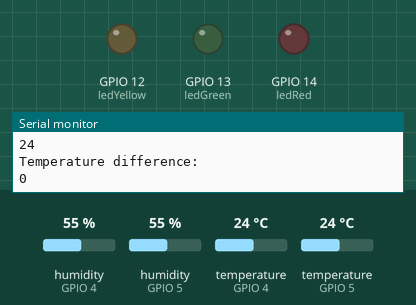
A sketch run on a simulated ESP8266 (NodeMCU). Parts: output pins drawn as LEDs (lit = HIGH), the last lines printed to the serial monitor. The test bench sets the inputs (shaded band); at power-on: temperature (sensors on GPIO 4, GPIO 5) 24 °C, humidity (sensors on GPIO 4, GPIO 5) 55 %. WiFi joins after 1.5 s; servers stay silent unless stated; uploads are accepted with an empty reply.

Above: at 2.7 s.
2.8 s: temperature (sensor on GPIO 4) set to 12 °C
At 4.0 s:
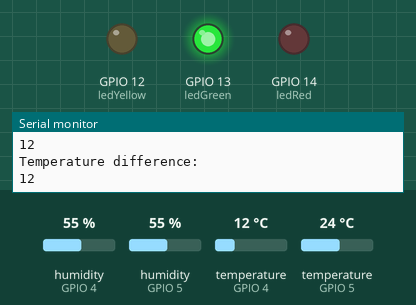
4.6 s: temperature (sensor on GPIO 5) set to 21 °C
6.8 s: temperature (sensor on GPIO 5) set to 18 °C
At 8.1 s:
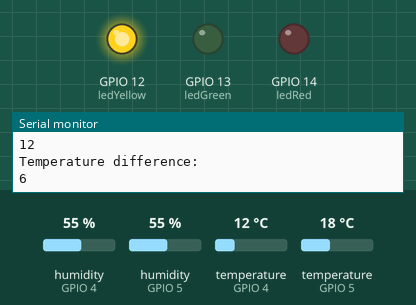
8.6 s: temperature (sensor on GPIO 4) set to 15 °C
At 10.0 s:
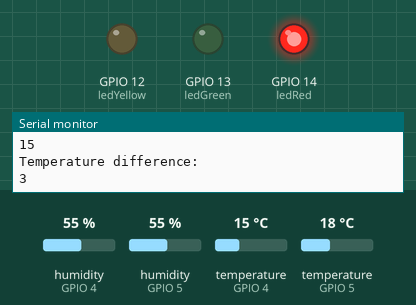
11.1 s: temperature (sensor on GPIO 4) set to 21 °C
13.5 s: temperature (sensor on GPIO 4) set to 24 °C
At 14.0 s:
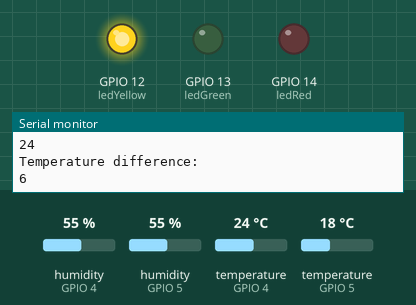
Timing chart, 0 to 16.3 s (numbered marks = the images above; inputs shaded):
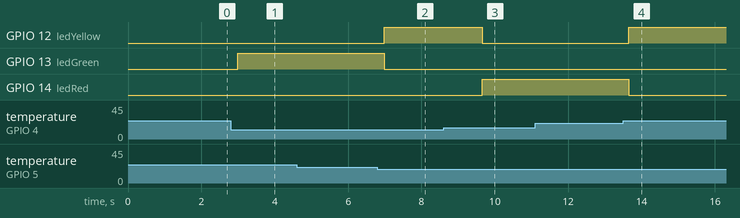

The sketch:

smiley_projekt.ino
```cpp
// Link til DHT11 sensor tutorial:
// https://create.arduino.cc/projecthub/Arca_Ege/using-dht11-b0f365?ref=platform&ref_id=424_trending___&offset=3

// Importerer dht11 library
#include <dht11.h>

#include <ESP8266HTTPClient.h>
#include <ESP8266WiFi.h>

// Definerer at den første temp sensor skal køre på pin 5
#define DHT11PIN_1 5

// Definerer at den anden temp sensor skal køre på pin 4
#define DHT11PIN_2 4

// WiFi parameters
const char* ssid = "flennersphone";
const char* password = "hejmeddig";

int chk_1;
int chk_2;

// Deklarer en dht11 variabel til den første temp sensor
dht11 DHT11_1;

// Deklarer en dht11 variabel til den anden temp sensor
dht11 DHT11_2;

// Deklarer int datatyper til at gemme den første temp sensors - temperatur og humidity
int humidity_1;
int temperature_1;


// Deklarer int datatyper til at gemme den anden temp sensors - temperatur og humidity
int humidity_2;
int temperature_2;

// Deklarer pin variabler til vores LEDs
int ledRed = 14;
int ledYellow = 12;
int ledGreen = 13;

// Host
const char* host = "192.168.43.228";

/*
  const int latchPin = 8; //Pin connected to ST_CP of 74HC595
  const int clockPin = 12; //Pin connected to SH_CP of 74HC595
  const int dataPin = 11; //Pin connected to DS of 74HC595
*/
// int data[] = {
//  0xFF,0xFF,0xFF,0xFF,0xFF,0xFF,0xFF,0xFF,/*" ",0*/
//  0xFF,0xC1,0xBE,0xBE,0xBE,0xC1,0xFF,0xFF,/*"0",1*/
//  0xFF,0xDF,0xDF,0x80,0xFF,0xFF,0xFF,0xFF,/*"1",2*/
//  0xFF,0xDC,0xBC,0xBA,0xB6,0xCE,0xFF,0xFF,/*"2",3*/
//  0xFF,0xDD,0xBE,0xB6,0xB6,0xC9,0xFF,0xFF,/*"3",4*/
//  0xFB,0xF3,0xEB,0xDB,0x80,0xFB,0xFF,0xFF,/*"4",5*/
//  0xFF,0x8D,0xAE,0xAE,0xAE,0xB1,0xFF,0xFF,/*"5",6*/
//  0xFF,0xC1,0x96,0xB6,0xB6,0xD9,0xFF,0xFF,/*"6",7*/
//  0xFF,0xBF,0xBC,0xB3,0xAF,0x9F,0xFF,0xFF,/*"7",8*/
//  0xFF,0xC9,0xB6,0xB6,0xB6,0xC9,0xFF,0xFF,/*"8",9*/
//  0xFF,0xCD,0xB6,0xB6,0xB4,0xC1,0xFF,0xFF,/*"9",10*/
//  0xFC,0xF3,0xCB,0x9B,0xEB,0xF3,0xFC,0xFF,/*"A",11*/
//  0xFF,0x80,0xB6,0xB6,0xB6,0xB6,0xC9,0xFF,/*"B",12*/
//  0xFF,0xE3,0xDD,0xBE,0xBE,0xBE,0xBE,0xDD,/*"C",13*/
//  0xFF,0x80,0xBE,0xBE,0xBE,0xBE,0xDD,0xE3,/*"D",14*/
//  0xFF,0x80,0xB6,0xB6,0xB6,0xB6,0xBE,0xFF,/*"E",15*/
//  0xFF,0x80,0xB7,0xB7,0xB7,0xB7,0xBF,0xFF,/*"F",16*/
//  0xFF,0xFF,0xFF,0xFF,0xFF,0xFF,0xFF,0xFF,/*" ",17*/
//};


void setup() {
  // put your setup code here, to run once:

  Serial.begin(9600);
  Serial.println();

  // We start by connecting to a WiFi network
  Serial.println();
  Serial.println();
  Serial.print("Connecting to ");
  Serial.println(ssid);
  WiFi.begin(ssid, password);
  while (WiFi.status() != WL_CONNECTED) {
    delay(500);
    Serial.print(".");
  }

  Serial.println("");
  Serial.println("WiFi connected");
  Serial.println("IP address: ");
  Serial.println(WiFi.localIP());


  Serial.println("starting");

  pinMode(ledRed, OUTPUT);
  pinMode(ledYellow, OUTPUT);
  pinMode(ledGreen, OUTPUT);

}

void loop() {
  // put your main code here, to run repeatedly:

  // Koden som læser humidity og temperature fra den første sensor og printer den i Serial Monitor

  chk_1 = DHT11_1.read(DHT11PIN_1);

  humidity_1 = DHT11_1.humidity;
  temperature_1 = DHT11_1.temperature;

  Serial.println();
  Serial.println("Humidity - Sensor 1 (%): ");
  Serial.println(humidity_1);

  Serial.println("Temperature - Sensor 1 (C): ");
  Serial.println(temperature_1);

  // Koden som læser humidity og temperature fra den anden sensor og printer den i Serial Monitor

  chk_2 = DHT11_2.read(DHT11PIN_2);

  humidity_2 = DHT11_2.humidity;
  temperature_2 = DHT11_2.temperature;

  Serial.println("Humidity - Sensor 2 (%): ");
  Serial.println(humidity_2);

  Serial.println("Temperature - Sensor 2 (C): ");
  Serial.println(temperature_2);

  int temperature_difference = temperature_1 - temperature_2;

  temperature_difference = abs(temperature_difference);

  Serial.println("Temperature difference: ");
  Serial.println(temperature_difference);

  if (temperature_difference > 7 ) {
    digitalWrite(ledYellow, LOW);
    digitalWrite(ledRed, LOW);
    digitalWrite(ledGreen, HIGH);

  } else if (temperature_difference > 4 ) {
    digitalWrite(ledGreen, LOW);
    digitalWrite(ledRed, LOW);
    digitalWrite(ledYellow, HIGH);

  } else if (temperature_difference > 0 ) {
    digitalWrite(ledGreen, LOW);
    digitalWrite(ledYellow, LOW);
    digitalWrite(ledRed, HIGH);

  }

  delay(1000);

  // Use WiFiClient class to create TCP connections
  // WiFiClient client;
  // const int httpPort = 3000;
  // if (!client.connect(host, httpPort)) {
  //  Serial.println("connection failed");
  //  return;
  //}


  HTTPClient http;

  http.begin("http://192.168.43.228:3000/insertintomongodb/" + String(humidity_1) + "/" + String(temperature_1) + "/" + String(humidity_2) + "/" + String(temperature_2) + "/" + String(temperature_difference));

  http.addHeader("Content-Type", "text/plain");

  int httpCode = http.POST("Hello World!");

  String payload = http.getString();

  Serial.println(httpCode);
  Serial.println(payload);

  http.end();

  // This will send the request to the server
  // client.print("POST /insertintomongodb/");
  //
  //  delay(10);

  // Read all the lines of the reply from server and print them to Serial
  //  while (client.available()) {
  //    String line = client.readStringUntil('\r');
  //    Serial.print(line);

  Serial.println();
  Serial.println("closing connection");

}
```

Measured:
- the behaviour switches between 20 and 19 °C on temperature (sensor on GPIO 5) (found by bisection; images 1 and 2)
- the behaviour switches between 13 and 14 °C on temperature (sensor on GPIO 4) (found by bisection; images 2 and 3)
- the behaviour switches between 22 and 23 °C on temperature (sensor on GPIO 4) (found by bisection; images 3 and 4)
- after the input at 2.8 s, GPIO 13 (ledGreen): LOW → HIGH after 0.20 s
- after the input at 6.8 s, GPIO 12 (ledYellow): LOW → HIGH after 0.19 s; GPIO 13 (ledGreen): HIGH → LOW after 0.19 s
- after the input at 8.6 s, GPIO 12 (ledYellow): HIGH → LOW after 1.1 s; GPIO 14 (ledRed): LOW → HIGH after 1.1 s
- after the input at 13.5 s, GPIO 12 (ledYellow): LOW → HIGH after 0.15 s; GPIO 14 (ledRed): HIGH → LOW after 0.15 s
